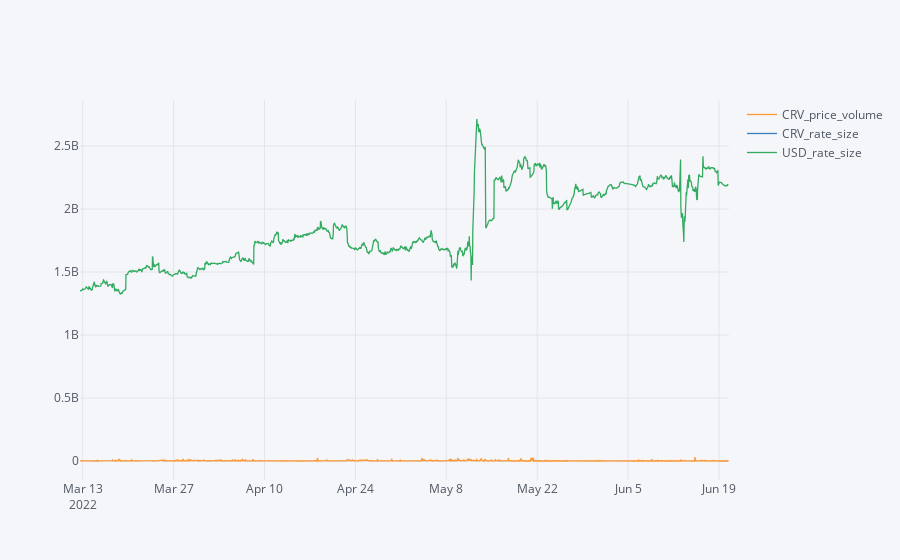

Here is the notebook cell this chart was saved with:
### Code cell
pd.concat([borrow_size],axis=0).iplot()#))

### Figure 1 — Plotly figure (JSON) as saved in the notebook; plotly's stock layout.template omitted (floating-point values rounded to 4 significant figures; data arrays with more than 128 entries replaced by an {"elided": "..."} marker saying what was removed)
{"data": [{"line": {"color": "rgba(255, 153, 51, 1.0)", "dash": "solid", "shape": "linear", "width": 1.3}, "mode": "lines", "name": "CRV_price_volume", "text": "", "type": "scatter", "x": {"elided": "2400 str values"}, "y": {"elided": "2400 mixed values"}}, {"line": {"color": "rgba(55, 128, 191, 1.0)", "dash": "solid", "shape": "linear", "width": 1.3}, "mode": "lines", "name": "CRV_rate_size", "text": "", "type": "scatter", "x": {"elided": "2400 str values"}, "y": {"elided": "2400 str values"}}, {"line": {"color": "rgba(50, 171, 96, 1.0)", "dash": "solid", "shape": "linear", "width": 1.3}, "mode": "lines", "name": "USD_rate_size", "text": "", "type": "scatter", "x": {"elided": "2400 str values"}, "y": {"elided": "2400 mixed values"}}], "layout": {"legend": {"bgcolor": "#F5F6F9", "font": {"color": "#4D5663"}}, "paper_bgcolor": "#F5F6F9", "plot_bgcolor": "#F5F6F9", "title": {"font": {"color": "#4D5663"}}, "xaxis": {"gridcolor": "#E1E5ED", "showgrid": true, "tickfont": {"color": "#4D5663"}, "title": {"font": {"color": "#4D5663"}, "text": ""}, "zerolinecolor": "#E1E5ED"}, "yaxis": {"gridcolor": "#E1E5ED", "showgrid": true, "tickfont": {"color": "#4D5663"}, "title": {"font": {"color": "#4D5663"}, "text": ""}, "zerolinecolor": "#E1E5ED"}}}
